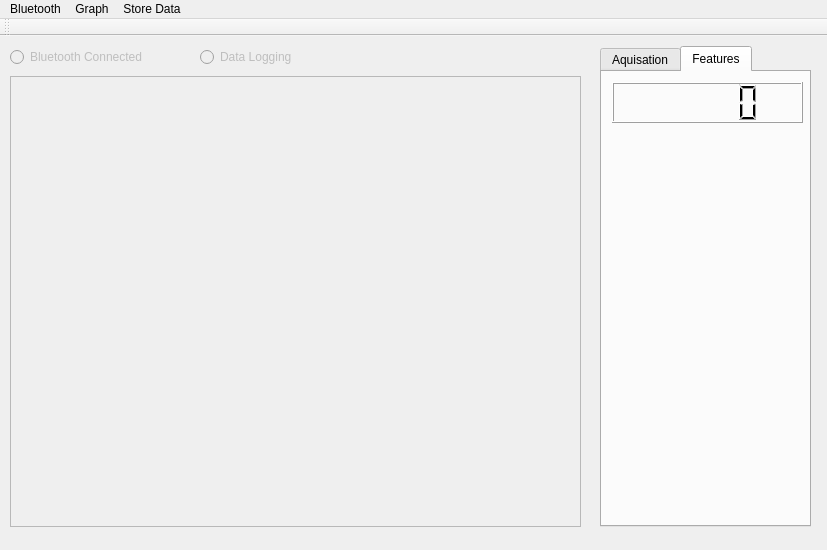
<?xml version="1.0" encoding="UTF-8"?>
<ui version="4.0">
 <class>MainWindow</class>
 <widget class="QMainWindow" name="MainWindow">
  <property name="geometry">
   <rect>
    <x>0</x>
    <y>0</y>
    <width>827</width>
    <height>550</height>
   </rect>
  </property>
  <property name="windowTitle">
   <string>Get Bluetooth Data</string>
  </property>
  <widget class="QWidget" name="centralWidget">
   <widget class="QTabWidget" name="tabWidget">
    <property name="geometry">
     <rect>
      <x>600</x>
      <y>10</y>
      <width>211</width>
      <height>481</height>
     </rect>
    </property>
    <property name="currentIndex">
     <number>1</number>
    </property>
    <widget class="QWidget" name="TabData">
     <attribute name="title">
      <string>Aquisation</string>
     </attribute>
     <widget class="QPushButton" name="pBMeasuring">
      <property name="geometry">
       <rect>
        <x>10</x>
        <y>390</y>
        <width>191</width>
        <height>27</height>
       </rect>
      </property>
      <property name="text">
       <string>Measuring</string>
      </property>
     </widget>
     <widget class="QPushButton" name="pushButton_2">
      <property name="geometry">
       <rect>
        <x>10</x>
        <y>420</y>
        <width>191</width>
        <height>27</height>
       </rect>
      </property>
      <property name="text">
       <string> Logging</string>
      </property>
     </widget>
     <widget class="QTextBrowser" name="textBrowser">
      <property name="geometry">
       <rect>
        <x>10</x>
        <y>0</y>
        <width>191</width>
        <height>381</height>
       </rect>
      </property>
     </widget>
    </widget>
    <widget class="QWidget" name="TabFeatures">
     <attribute name="title">
      <string>Features</string>
     </attribute>
     <widget class="QLCDNumber" name="lcdNumber">
      <property name="geometry">
       <rect>
        <x>10</x>
        <y>10</y>
        <width>191</width>
        <height>41</height>
       </rect>
      </property>
     </widget>
    </widget>
   </widget>
   <widget class="QFrame" name="frame">
    <property name="geometry">
     <rect>
      <x>10</x>
      <y>40</y>
      <width>571</width>
      <height>451</height>
     </rect>
    </property>
    <property name="frameShape">
     <enum>QFrame::StyledPanel</enum>
    </property>
    <property name="frameShadow">
     <enum>QFrame::Raised</enum>
    </property>
   </widget>
   <widget class="QRadioButton" name="rBBluetooth">
    <property name="enabled">
     <bool>false</bool>
    </property>
    <property name="geometry">
     <rect>
      <x>10</x>
      <y>10</y>
      <width>181</width>
      <height>22</height>
     </rect>
    </property>
    <property name="text">
     <string>Bluetooth Connected</string>
    </property>
   </widget>
   <widget class="QRadioButton" name="rBLogging">
    <property name="enabled">
     <bool>false</bool>
    </property>
    <property name="geometry">
     <rect>
      <x>200</x>
      <y>10</y>
      <width>181</width>
      <height>22</height>
     </rect>
    </property>
    <property name="text">
     <string>Data Logging</string>
    </property>
   </widget>
  </widget>
  <widget class="QMenuBar" name="menuBar">
   <property name="geometry">
    <rect>
     <x>0</x>
     <y>0</y>
     <width>827</width>
     <height>25</height>
    </rect>
   </property>
   <property name="contextMenuPolicy">
    <enum>Qt::DefaultContextMenu</enum>
   </property>
   <property name="toolTipDuration">
    <number>0</number>
   </property>
   <property name="nativeMenuBar">
    <bool>false</bool>
   </property>
   <widget class="QMenu" name="menuBluetooth">
    <property name="title">
     <string>Bluetooth</string>
    </property>
    <addaction name="actionFindDevice"/>
   </widget>
   <widget class="QMenu" name="menuGraph">
    <property name="title">
     <string>Graph</string>
    </property>
    <addaction name="actionEdit"/>
   </widget>
   <widget class="QMenu" name="menuStore_Data">
    <property name="title">
     <string>Store Data</string>
    </property>
    <addaction name="actionDefine_Path"/>
    <addaction name="actionLoad_Data"/>
   </widget>
   <addaction name="menuBluetooth"/>
   <addaction name="menuGraph"/>
   <addaction name="menuStore_Data"/>
  </widget>
  <widget class="QToolBar" name="mainToolBar">
   <attribute name="toolBarArea">
    <enum>TopToolBarArea</enum>
   </attribute>
   <attribute name="toolBarBreak">
    <bool>false</bool>
   </attribute>
  </widget>
  <action name="actionFindDevice">
   <property name="text">
    <string>Find Device</string>
   </property>
  </action>
  <action name="actionEdit">
   <property name="text">
    <string>Edit</string>
   </property>
  </action>
  <action name="actionDefine_Path">
   <property name="text">
    <string>Save As</string>
   </property>
  </action>
  <action name="actionLoad_Data">
   <property name="text">
    <string>Load Data</string>
   </property>
  </action>
 </widget>
 <layoutdefault spacing="6" margin="11"/>
 <resources/>
 <connections/>
</ui>
